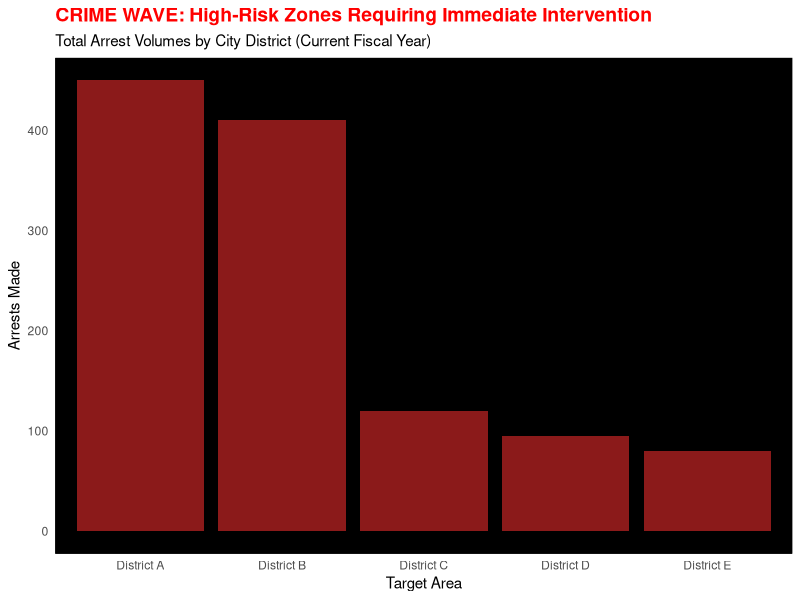

Generate this figure with R:
library(tidyverse)

# Reproducible synthetic dataset
set.seed(42)
policing_data <- tibble(
  district = c("District A", "District B", "District C", "District D", "District E"),
  patrol_hours = c(1200, 1100, 400, 350, 300),
  arrests = c(450, 410, 120, 95, 80),
  reported_incidents = c(200, 210, 195, 205, 190)
)

# Misleading "Before" Chart
ggplot(policing_data, aes(x = reorder(district, -arrests), y = arrests)) +
  geom_col(fill = "firebrick4") +
  labs(
    title = "CRIME WAVE: High-Risk Zones Requiring Immediate Intervention",
    subtitle = "Total Arrest Volumes by City District (Current Fiscal Year)",
    x = "Target Area",
    y = "Arrests Made"
  ) +
  theme_minimal() +
  theme(
    plot.title = element_text(color = "red", face = "bold", size = 14),
    panel.background = element_rect(fill = "black"),
    panel.grid = element_blank()
  )
